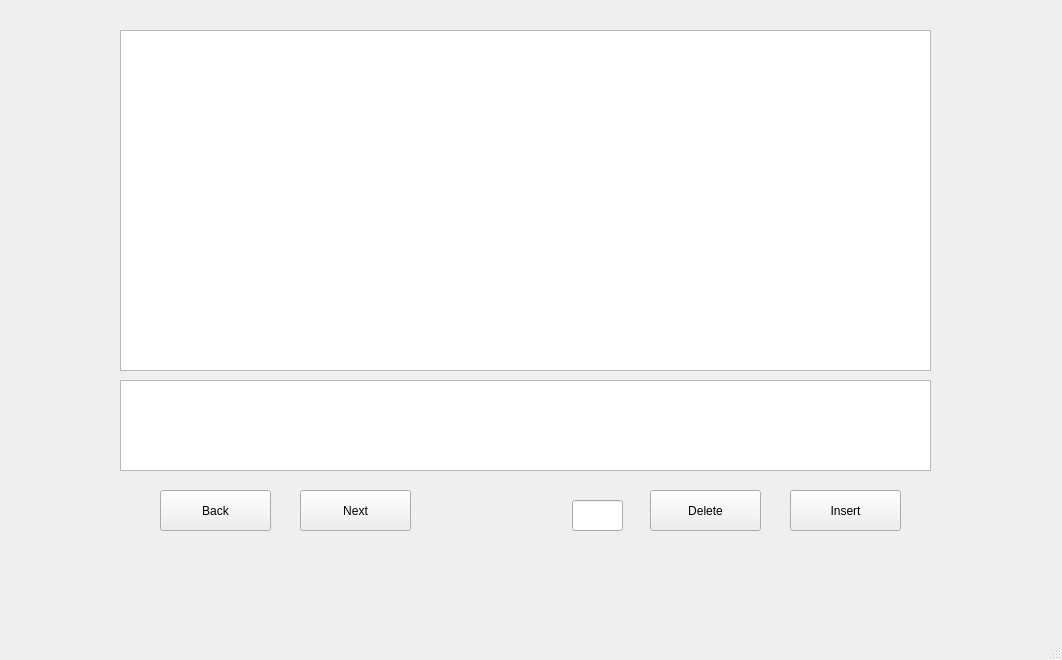
<?xml version="1.0" encoding="UTF-8"?>
<ui version="4.0">
 <class>MainWindow</class>
 <widget class="QMainWindow" name="MainWindow">
  <property name="enabled">
   <bool>true</bool>
  </property>
  <property name="geometry">
   <rect>
    <x>0</x>
    <y>0</y>
    <width>1062</width>
    <height>660</height>
   </rect>
  </property>
  <property name="windowTitle">
   <string>MainWindow</string>
  </property>
  <widget class="QWidget" name="centralwidget">
   <widget class="QTableView" name="tableView">
    <property name="geometry">
     <rect>
      <x>120</x>
      <y>30</y>
      <width>811</width>
      <height>341</height>
     </rect>
    </property>
   </widget>
   <widget class="QPushButton" name="Next">
    <property name="geometry">
     <rect>
      <x>300</x>
      <y>490</y>
      <width>111</width>
      <height>41</height>
     </rect>
    </property>
    <property name="text">
     <string>Next</string>
    </property>
   </widget>
   <widget class="QPushButton" name="Back">
    <property name="geometry">
     <rect>
      <x>160</x>
      <y>490</y>
      <width>111</width>
      <height>41</height>
     </rect>
    </property>
    <property name="text">
     <string>Back</string>
    </property>
   </widget>
   <widget class="QPushButton" name="Insert">
    <property name="geometry">
     <rect>
      <x>790</x>
      <y>490</y>
      <width>111</width>
      <height>41</height>
     </rect>
    </property>
    <property name="text">
     <string>Insert</string>
    </property>
   </widget>
   <widget class="QPushButton" name="Delete">
    <property name="geometry">
     <rect>
      <x>650</x>
      <y>490</y>
      <width>111</width>
      <height>41</height>
     </rect>
    </property>
    <property name="text">
     <string>Delete</string>
    </property>
   </widget>
   <widget class="QLabel" name="Table_name">
    <property name="geometry">
     <rect>
      <x>510</x>
      <y>10</y>
      <width>151</width>
      <height>18</height>
     </rect>
    </property>
    <property name="text">
     <string/>
    </property>
   </widget>
   <widget class="QTableView" name="tableView_2">
    <property name="geometry">
     <rect>
      <x>120</x>
      <y>380</y>
      <width>811</width>
      <height>91</height>
     </rect>
    </property>
    <property name="showGrid">
     <bool>true</bool>
    </property>
    <property name="sortingEnabled">
     <bool>false</bool>
    </property>
    <attribute name="horizontalHeaderCascadingSectionResizes">
     <bool>false</bool>
    </attribute>
    <attribute name="horizontalHeaderShowSortIndicator" stdset="0">
     <bool>false</bool>
    </attribute>
    <attribute name="horizontalHeaderStretchLastSection">
     <bool>false</bool>
    </attribute>
   </widget>
   <widget class="QLineEdit" name="lineEdit">
    <property name="geometry">
     <rect>
      <x>572</x>
      <y>500</y>
      <width>51</width>
      <height>31</height>
     </rect>
    </property>
    <property name="font">
     <font>
      <pointsize>12</pointsize>
      <bold>true</bold>
     </font>
    </property>
   </widget>
  </widget>
  <widget class="QMenuBar" name="menubar">
   <property name="geometry">
    <rect>
     <x>0</x>
     <y>0</y>
     <width>1062</width>
     <height>23</height>
    </rect>
   </property>
  </widget>
  <widget class="QStatusBar" name="statusbar"/>
 </widget>
 <resources/>
 <connections/>
</ui>
